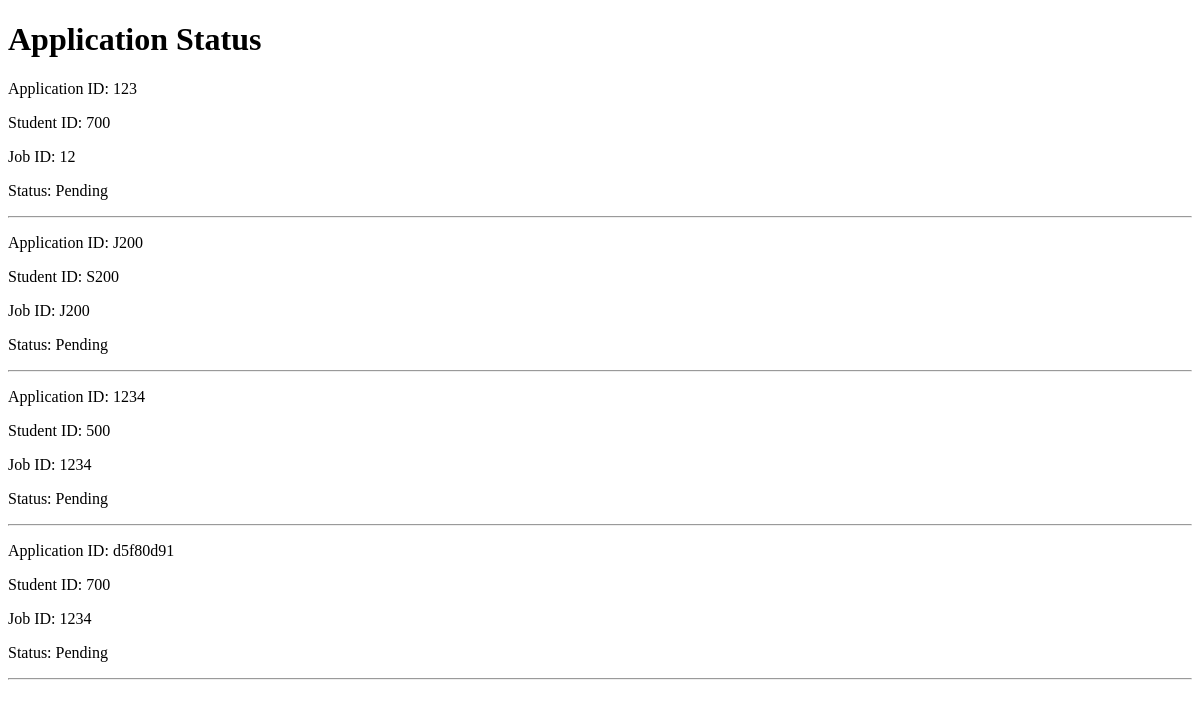
/apply/status, run on an earlier commit of the app's database.
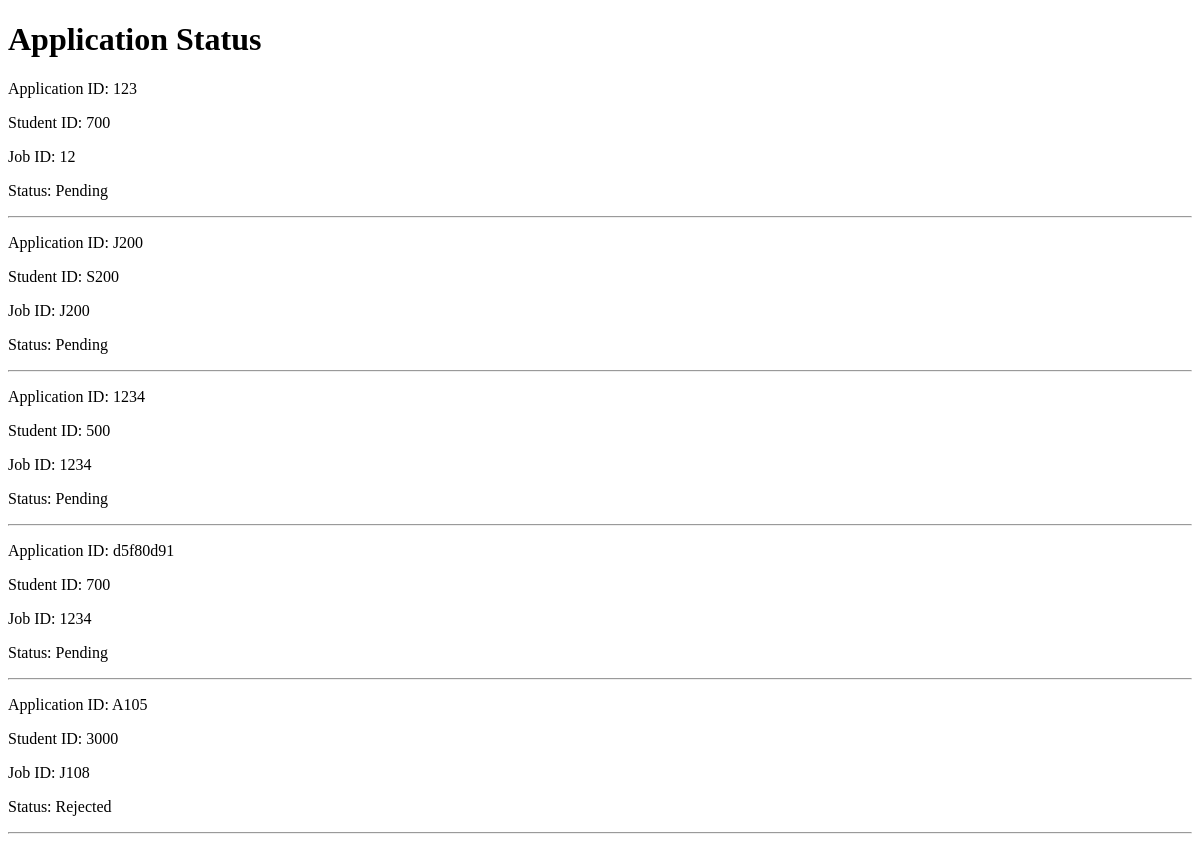
And on a later commit of the database.
### tables this page shows
CREATE TABLE applications(
    application_id text PRIMARY KEY,
    student_id text,
    job_id text,
    status text);

### app.py (the view)
@app.route("/apply/status")
def apply_status():
    conn = sqlite3.connect(r"C:\Users\binnu\OneDrive\Desktop\iit_project\placement.db", timeout=10)
    cursor = conn.cursor()
    cursor.execute("SELECT * FROM applications")
    applications = cursor.fetchall()
    conn.close()
    return render_template("jobstatus.html", applications=applications)

### templates/jobstatus.html (shortened to what this page needs)
<!DOCTYPE html>
<html>
<head>
</head>
<body>
<h1>Application Status</h1>
{% for app in applications %}
    <p>Application ID: {{ app[0] }}</p>
    <p>Student ID: {{ app[1] }}</p>
    <p>Job ID: {{ app[2] }}</p>
    <p>Status: {{ app[3] }}</p>
    <hr>
{% endfor %}
</body>
</html>

What changed in the data, as far as the page shows it:
added applications: application_id "A105", student "3000", job "J108", status "Rejected"
